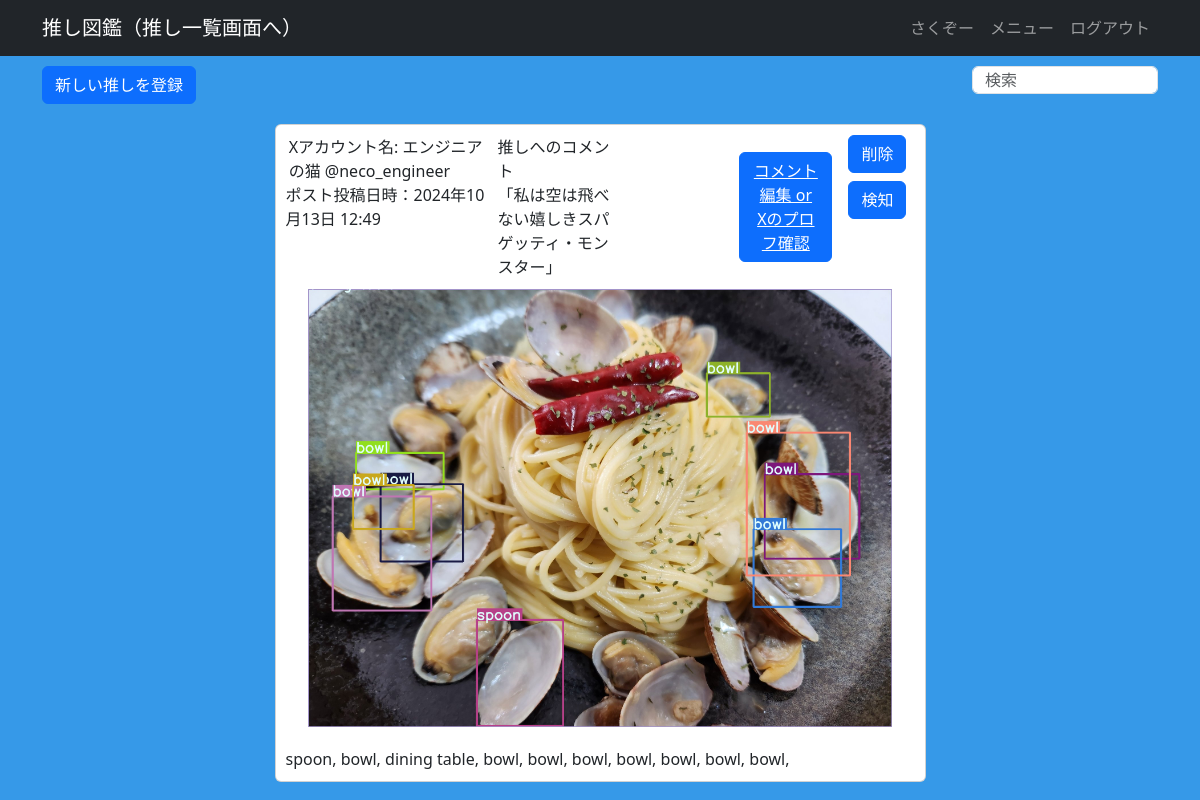
The app's page /oshi_crud/index (signed in) with its own data.
### apps/user_crud/models.py (models this page shows, shortened)
class User(db.Model, UserMixin):
    __tablename__ = "users"
    id = db.Column(db.Integer, primary_key=True)
    username = db.Column(db.String, unique=True, index=True)
    email = db.Column(db.String, unique=True, index=True)
    password_hash = db.Column(db.String)
    created_at = db.Column(db.DateTime, default=datetime.now)
    updated_at = db.Column(db.DateTime, default=datetime.now, onupdate=datetime.now)
    oshi_images = db.relationship("Oshi",backref="user", order_by="desc(Oshi.id)")
    @property
    def password(self):
        raise AttributeError("読み取り不可")

### apps/oshi_crud/models.py (models this page shows)
class Oshi(db.Model):
    __tablename__ = "oshi_informations"
    id = db.Column(db.Integer, primary_key=True)
    user_id = db.Column(db.String, db.ForeignKey("users.id"))
    oshi_name = db.Column(db.String)
    posted_at = db.Column(db.DateTime)
    comment = db.Column(db.String)
    image_path = db.Column(db.String,nullable=True)
    is_detected = db.Column(db.Boolean, default=False)
    created_at = db.Column(db.DateTime, default=datetime.now)
    updated_at = db.Column(db.DateTime, default=datetime.now, onupdate=datetime.now)

class OshiImageTag(db.Model):
    __tablename__ = "oshi_image_tags"
    id = db.Column(db.Integer, primary_key=True)
    oshi_image_id = db.Column(db.String, db.ForeignKey("oshi_informations.id"))
    tag_name = db.Column(db.String)
    created_at = db.Column(db.DateTime, default=datetime.now)
    updated_at = db.Column(db.DateTime, default=datetime.now,onupdate=datetime.now)

### apps/oshi_crud/views.py (the view)
@oshi_crud.route("/index")
@login_required
def index():
    oshi_informations = (
        db.session.query(User, Oshi)
        .join(Oshi)
        .filter(User.id == Oshi.user_id)
        .order_by(desc("id"))#逆順に並べ替える
        .all()
    )
    oshi_image_tag_dict = {}
    for oshi_info in oshi_informations:
        oshi_image_tags = (
            OshiImageTag.query.filter(OshiImageTag.oshi_image_id == oshi_info.Oshi.id)
            .all()
        )
        oshi_image_tag_dict[oshi_info.Oshi.id] = oshi_image_tags
    detector_form = DetectorForm()
    oshi_form = OshiForm()
    return render_template(
        "oshi_crud/index.html",
        oshi_informations=oshi_informations,
        oshi_image_tag_dict = oshi_image_tag_dict,
        detector_form = detector_form,
        oshi_form=oshi_form
    )

### apps/oshi_crud/forms.py
class DetectorForm(FlaskForm):
    submit = SubmitField("検知")

class OshiForm(FlaskForm):
    oshi_name = StringField(
        "推しの名前またはXアカウント名",
        validators=[
            DataRequired(message="入力必須です。")
        ]
    )
    posted_at = StringField(
        "投稿日時または写真日時"
    )
    comment = StringField(
        "推しへのコメント",
        validators=[
            DataRequired(message="コメントを入力してください。"),
            length(max=140, message="140文字以内で入力してください。")
        ]
    )
    image = FileField(
        validators=[
            FileAllowed(["png", "jpg", "jpeg"], "サポートされていない画像形式です。")
        ]
    )
    submit = SubmitField("追加")

### apps/user_crud/models.py (called while the page is built)
@login_manager.user_loader
def load_user(user_id):
    return User.query.get(user_id)

### apps/oshi_crud/templates/oshi_crud/index.html (shortened to what this page needs)
{% extends "oshi_crud/base.html" %} {% block content %}
<div class="d-flex justify-content-between">
<div class="col-md-10 text-right dt-image-register-btn">
  <a href="{{ url_for('oshi_crud.create') }}" class="btn btn-primary">
    新しい推しを登録
  </a>
</div>
{% if url_for(request.endpoint) == url_for('oshi_crud.index') or url_for(request.endpoint) == url_for('oshi_crud.search') %}
<div class="btn-group">
  <form action="{{ url_for('oshi_crud.search') }}" method="GET" name="DetectSearchForm">
    {% if request.args.get("search") %}
      <input type="search" id="dt-search1" class="form-control col-md-12 detect-search" placeholder="検索" name="search" value="{{ request.args.get('search') }}">
    {% else %}
      <input type="search" id="dt-search2" class="form-control col-md-12 detect-search" placeholder="検索" name="search" >
    {% endif %}
  </form>
</div>
{% endif %}
</div>
{% for oshi_info in oshi_informations %}
<div class="card col-md-7 dt-image-content">
  <header class="d-flex justify-content-around">
    <div>
      <div class="oshi_name">Xアカウント名: {{ oshi_info.Oshi.oshi_name }}</div>
      <div class="posted_at">ポスト投稿日時：{% if oshi_info.Oshi.posted_at %}{{ oshi_info.Oshi.posted_at.strftime('%Y年%m月%d日 %H:%M') }}{% else %}未設定{% endif %}</div>
    </div>
    <div class="for_oshi_comment">
      <p>推しへのコメント</p>
      <p>「{{ oshi_info.Oshi.comment }}」</p>
    </div>
    <div class="edit_btn btn btn-primary">
      <a href="{{ url_for('oshi_crud.edit_info', oshi_id=oshi_info.Oshi.id) }}">
        コメント編集 or<br>Xのプロフ確認
      </a>
    </div>
    <div>
      <form
        action="{{ url_for('oshi_crud.delete', oshi_id=oshi_info.Oshi.id) }}"
        method="post"
        class="delete_btn"
      >
        <input type="submit" value="削除" class="btn btn-primary" />
      </form>
      <form
        action="{{ url_for('oshi_crud.detect', oshi_image_id = oshi_info.Oshi.id) }}"
        method="POST"
        class="detect_btn"
        style="margin-top: 0.5rem;"
      >
        {{ detector_form.csrf_token }} {% if current_user.id ==
        oshi_info.Oshi.id and oshi_info.Oshi.is_detected == False %} {{
        detector_form.submit(class="btn btn-primary") }} {% else %} {{
        detector_form.submit(class="btn btn-primary") }}
        {% endif %}
      </form>
    </div>
  </header>
  <section>
    <div class="oshi_image">
      <img
        src="{{ url_for('oshi_crud.image_file', filename=oshi_info.Oshi.image_path) }}"
        alt="アップロード画像"
      />
    </div>
  </section>
  <footer>
    {% for tag in oshi_image_tag_dict[oshi_info.Oshi.id] %}
    {{ tag.tag_name }}
    {% endfor %}
  </footer>
</div>
{% endfor %}
{% endblock %}

### apps/oshi_crud/templates/oshi_crud/base.html (shortened to what this page needs)
<!DOCTYPE html>
<html lang="ja">
  <head>
    <link
      rel="stylesheet"
      href="{{ url_for('static', filename='css/bootstrap.min.css') }}"
    />
    <link
      rel="stylesheet"
      href="{{ url_for('static', filename='css/style.css') }}"
    />
    <link
      rel="stylesheet"
      href="{{ url_for('oshi_crud.static', filename='css/oshi_crud.css') }}"
    />
  </head>
  <body>
    <nav class="navbar navbar-expand-lg navbar-dark bg-dark">
      <div class="container">
        <a href="{{ url_for('oshi_crud.index') }}" class="navbar-brand">
          推し図鑑（推し一覧画面へ）
        </a>
        <ul class="navbar-nav">
          {% if current_user.is_authenticated %}
          <li class="nav-item">
            <span class="nav-link">{{ current_user.username }}</span>
          </li>
          <li class="nav-item">
            <a href="{{ url_for('start.menu') }}" class="nav-link">
              メニュー
            </a>
          </li>
          <li class="nav-item">
            <a href="{{ url_for('auth.logout') }}" class="nav-link">
              ログアウト
            </a>
          </li>
          {% endif %}
        </ul>
      </div>
    </nav>
    <section class="container">{% block content %}{% endblock %}</section>
  </body>
</html>

### apps/static/css/style.css (style rules this page uses)
input[type="search"] { background-color: #f5f5f5; }
.detect-search { height: 28px !important; }
.dt-image-content { margin: 20px auto; padding: 0; }
.dt-image-register-btn { padding: 10px 47px 0 0; }
.dt-image-content header { padding: 10px 10px 0 10px; }
.dt-image-content section { padding: 10px 0; margin: auto; }
.dt-image-content footer { padding: 10px; }
.dt-image-content section img { width: 100%; }
.oshi_image { max-width: 90%; margin: auto; }
.oshi_name { margin: auto 0.2rem; }
.for_oshi_comment { margin: auto 0.2rem; }
.for_oshi_comment p { margin: 0; }
.edit_btn, .delete_btn , .detect_btn { margin: auto 0.5rem; }
.delete_btn , .detect_btn { display: block; padding: auto; }
.edit_btn a { color: white; }
.btn-group form { margin: auto; text-align: center; }
.btn-group form input { background-color: white; color: black; }

### apps/oshi_crud/static/css/oshi_crud.css (style rules this page uses)
body { background-color: #3699e8; }
p { width: 50%; }

### records on screen
User: username "さくぞー", Oshi.oshi_name "エンジニアの猫 @neco_engineer", Oshi.posted_at "2024年10月13日 12:49", Oshi.comment "私は空は飛べない嬉しきスパゲッティ・モンスター", image_path (picture)
OshiImageTag: tag_name "spoon,"
OshiImageTag: tag_name "bowl,"
OshiImageTag: tag_name "dining table,"
OshiImageTag: tag_name "bowl,"
OshiImageTag: tag_name "bowl,"
OshiImageTag: tag_name "bowl,"
OshiImageTag: tag_name "bowl,"
OshiImageTag: tag_name "bowl,"
OshiImageTag: tag_name "bowl,"
OshiImageTag: tag_name "bowl,"
